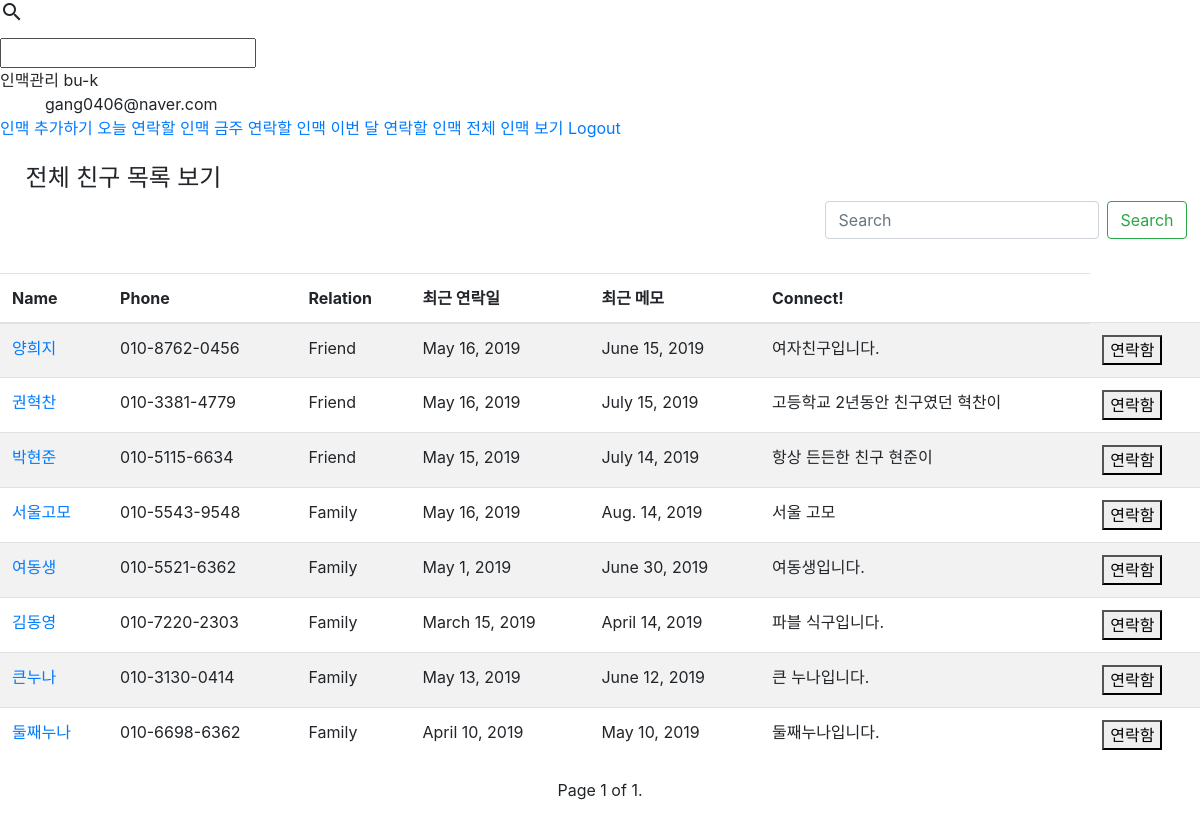
Page /listall/ (signed in) on the earlier database version.
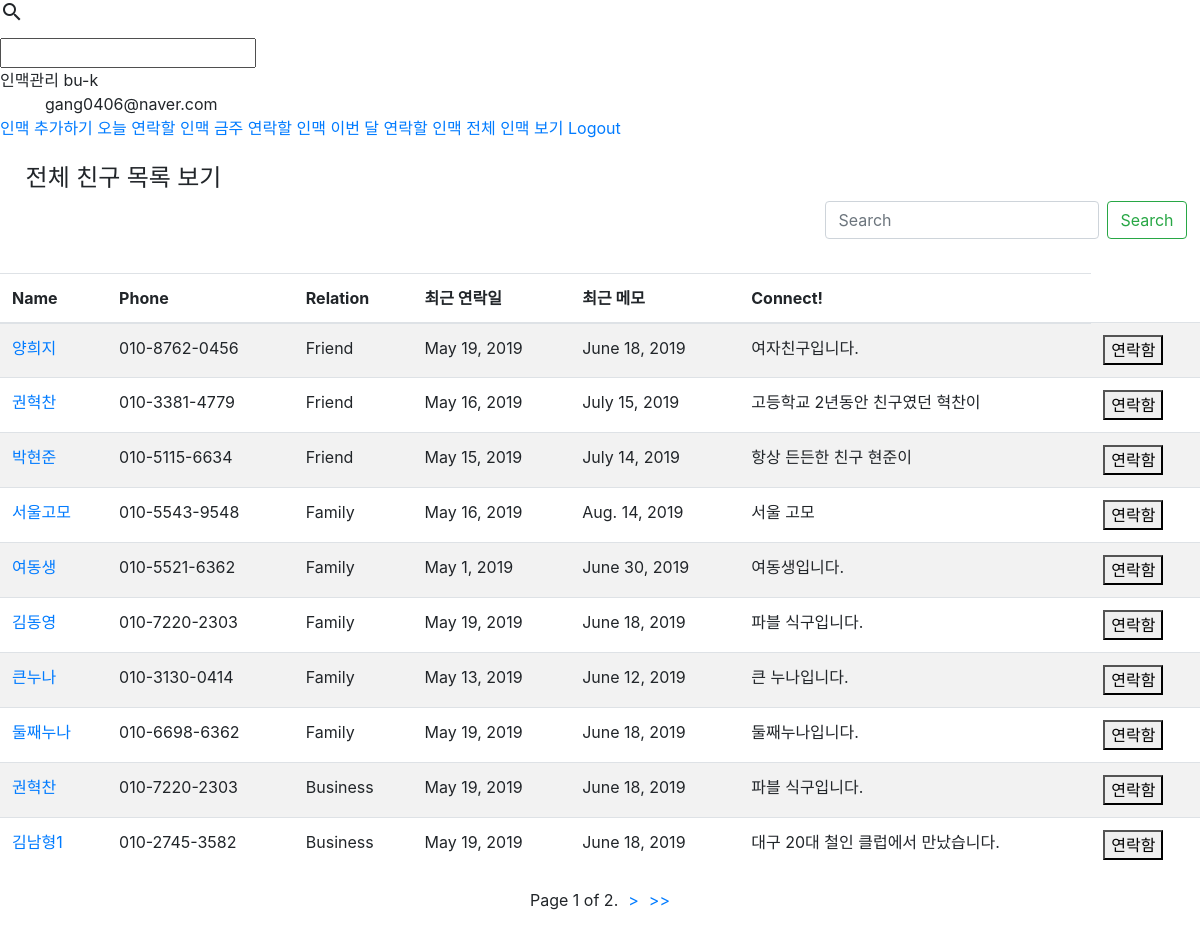
Same page on the later database version.
### friends/models.py (models this page shows, shortened)
class Friends(models.Model):
    friend_name = models.CharField(max_length=50)
    user = models.ForeignKey(User, on_delete=models.CASCADE, related_name='user')
    friend_mobile = models.CharField(max_length=13) #12자리만 받으려면 어떻게 해야하지?
    Agroup = "Agroup"
    Bgroup = "Bgroup"
    Cgroup = "Cgroup"
    Dgroup = "Dgroup"
    GRADE = (
        (Agroup, "A-Group"),
        (Bgroup, "B-Group"),
        (Cgroup, "C-Group"),
        (Dgroup, "D-Group"),
    )
    friend_group = models.CharField(max_length=10, choices=GRADE, default=Bgroup)
    Friend = "Friend"
    Business = "Business"
    Family = "Family"
    Another = "Another"
    RELATIONSHIP = (
        (Friend, "Friend"),
        (Business, "Business"),
        (Family, "Family"),
        (Another, "Another")
    )
    friend_relation = models.CharField(max_length=10, choices=RELATIONSHIP, default=Business)
    latest_connect = models.DateField(default=date.today)
    friend_memo = models.CharField(max_length=500)
    scheduled_connect = models.DateField(blank=True)

### friends/views.py (the view)
# urls.py: path('listall/', friends_listall, name = 'listall'),
def friends_listall(request):
        Friends_list = Friends.objects.filter(user=request.user.id)
        paginator = Paginator(Friends_list, 10)  # Show 25 contacts per page
        page = request.GET.get('page')
        friends = paginator.get_page(page)
        return render(request, 'friends/friends_listall.html', {'friends': friends})

### friends/templates/friends/friends_listall.html (shortened to what this page needs)
{% extends 'base.html' %}
{% block content %}
   <br>
    <h4>&nbsp;&nbsp;&nbsp;&nbsp;전체 친구 목록 보기</h4>
    <form action="" method="get" id="search_form" class="form-inline my-2 my-lg-0 float-right">
      <input class="form-control mr-sm-2" type="text" placeholder="Search" name="search_key">
      <button class="btn btn-outline-success my-2 my-sm-0" type="submit">Search</button>&nbsp;&nbsp;&nbsp;
    </form>
    <br>
    <br>
    <br>
    <table class="table table-striped">
        <thead>
        <tr>
            <th scope="col">Name</th>
            <th scope="col">Phone</th>
            <th scope="col">Relation</th>
            <th scope="col">최근 연락일</th>
            <th scope="col">최근 메모</th>
            <th scope="col">Connect!</th>
        </tr>
        </thead>
        <tbody>
        {% for object in friends %}
                <tr>
                    <td><a href="{% url 'friend:detail' object.id%}"> {{ object.friend_name }}</a></td>
                    <td>{{ object.friend_mobile }}</td>
                    <td>{{ object.friend_relation }}</td>
                    <td id="change{{ object.id }}">{{ object.latest_connect }}</td>
                    <td id="scheduled{{ object.id }}">{{ object.scheduled_connect }}</td>
                    <td class="memo">{{ object.friend_memo }}</td>
                    <td>
                        <BUTTON onclick="connect('{{ object.id }}')" >연락함</BUTTON>
                    </td>
                </tr>
        {% endfor %}
        </tbody>
    </table>
<nav aria-label="Page navigation example">
    <ul class="pagination justify-content-center">
        <span class="current">
            Page {{ friends.number }} of {{ friends.paginator.num_pages }}.
        </span>
        {% if friends.has_next %}
            <li><a href="?page={{ friends.next_page_number }}"> > </a></li>
            <li><a href="?page={{ friends.paginator.num_pages }}"> >> </a></li>
        {% endif %}
    </ul>
</nav>
{% endblock %}

Differences in the rows shown:
changed Friends "양희지": latest_connect "May 16, 2019" → "May 19, 2019"; scheduled_connect "June 15, 2019" → "June 18, 2019"
changed Friends "김동영": latest_connect "March 15, 2019" → "May 19, 2019"; scheduled_connect "April 14, 2019" → "June 18, 2019"
changed Friends "둘째누나": latest_connect "April 10, 2019" → "May 19, 2019"; scheduled_connect "May 10, 2019" → "June 18, 2019"
added Friends: friend_name "권혁찬", friend_mobile "010-7220-2303", friend_relation "Business", latest_connect "May 19, 2019", scheduled_connect "June 18, 2019", friend_memo "파블 식구입니다."
added Friends: friend_name "김남형1", friend_mobile "010-2745-3582", friend_relation "Business", latest_connect "May 19, 2019", scheduled_connect "June 18, 2019", friend_memo "대구 20대 철인 클럽에서 만났습니다."
Other differences:
{{ friends.paginator.num_pages }}: "1" → "2"
